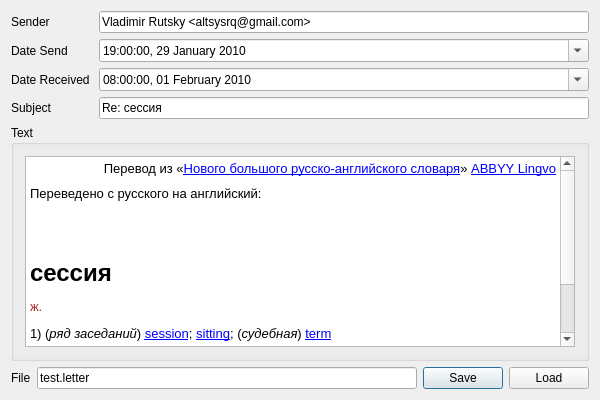
<?xml version="1.0" encoding="UTF-8"?>
<ui version="4.0">
 <class>ComposerDialog</class>
 <widget class="QDialog" name="ComposerDialog">
  <property name="geometry">
   <rect>
    <x>0</x>
    <y>0</y>
    <width>600</width>
    <height>400</height>
   </rect>
  </property>
  <property name="windowTitle">
   <string>ComposerDialog</string>
  </property>
  <layout class="QVBoxLayout" name="verticalLayout">
   <item>
    <layout class="QGridLayout" name="gridLayout_3">
     <item row="0" column="0">
      <widget class="QLabel" name="label">
       <property name="text">
        <string>Sender</string>
       </property>
      </widget>
     </item>
     <item row="0" column="1">
      <widget class="QLineEdit" name="senderEdit">
       <property name="text">
        <string>Vladimir Rutsky &lt;altsysrq@gmail.com&gt;</string>
       </property>
      </widget>
     </item>
     <item row="1" column="0">
      <widget class="QLabel" name="label_2">
       <property name="text">
        <string>Date Send</string>
       </property>
      </widget>
     </item>
     <item row="1" column="1">
      <widget class="QDateTimeEdit" name="sentDateTimeEdit">
       <property name="dateTime">
        <datetime>
         <hour>19</hour>
         <minute>0</minute>
         <second>0</second>
         <year>2010</year>
         <month>1</month>
         <day>29</day>
        </datetime>
       </property>
       <property name="date">
        <date>
         <year>2010</year>
         <month>1</month>
         <day>29</day>
        </date>
       </property>
       <property name="displayFormat">
        <string>hh:mm:ss, dd MMMM yyyy</string>
       </property>
       <property name="calendarPopup">
        <bool>true</bool>
       </property>
      </widget>
     </item>
     <item row="2" column="0">
      <widget class="QLabel" name="label_3">
       <property name="text">
        <string>Date Received </string>
       </property>
      </widget>
     </item>
     <item row="2" column="1">
      <widget class="QDateTimeEdit" name="receiveDateTimeEdit">
       <property name="dateTime">
        <datetime>
         <hour>8</hour>
         <minute>0</minute>
         <second>0</second>
         <year>2010</year>
         <month>2</month>
         <day>1</day>
        </datetime>
       </property>
       <property name="date">
        <date>
         <year>2010</year>
         <month>2</month>
         <day>1</day>
        </date>
       </property>
       <property name="displayFormat">
        <string>hh:mm:ss, dd MMMM yyyy</string>
       </property>
       <property name="calendarPopup">
        <bool>true</bool>
       </property>
      </widget>
     </item>
     <item row="3" column="0">
      <widget class="QLabel" name="label_4">
       <property name="text">
        <string>Subject</string>
       </property>
      </widget>
     </item>
     <item row="3" column="1">
      <widget class="QLineEdit" name="subjectEdit">
       <property name="text">
        <string>Re: сессия</string>
       </property>
      </widget>
     </item>
    </layout>
   </item>
   <item>
    <widget class="QGroupBox" name="groupBox">
     <property name="title">
      <string>Text</string>
     </property>
     <layout class="QGridLayout" name="gridLayout_2">
      <item row="1" column="0">
       <widget class="QTextEdit" name="textEdit">
        <property name="html">
         <string>&lt;!DOCTYPE HTML PUBLIC &quot;-//W3C//DTD HTML 4.0//EN&quot; &quot;http://www.w3.org/TR/REC-html40/strict.dtd&quot;&gt;
&lt;html&gt;&lt;head&gt;&lt;meta name=&quot;qrichtext&quot; content=&quot;1&quot; /&gt;&lt;style type=&quot;text/css&quot;&gt;
p, li { white-space: pre-wrap; }
&lt;/style&gt;&lt;/head&gt;&lt;body style=&quot; font-family:'Sans'; font-size:10pt; font-weight:400; font-style:normal;&quot;&gt;
&lt;table border=&quot;0&quot; style=&quot;-qt-table-type: root; margin-top:4px; margin-bottom:4px; margin-left:4px; margin-right:4px;&quot;&gt;
&lt;tr&gt;
&lt;td style=&quot;border: none;&quot;&gt;
&lt;table border=&quot;0&quot; style=&quot; margin-top:0px; margin-bottom:0px; margin-left:0px; margin-right:0px;&quot; width=&quot;100%&quot; cellspacing=&quot;0&quot; cellpadding=&quot;0&quot;&gt;
&lt;tr&gt;
&lt;td colspan=&quot;2&quot;&gt;
&lt;p align=&quot;right&quot; style=&quot; margin-top:0px; margin-bottom:0px; margin-left:0px; margin-right:0px; -qt-block-indent:0; text-indent:0px;&quot;&gt;Перевод из «&lt;a href=&quot;http://lingvo.yandex.ru/about.xml?d-en-AB&quot;&gt;&lt;span style=&quot; text-decoration: underline; color:#0000ff;&quot;&gt;Нового большого русско-английского словаря&lt;/span&gt;&lt;/a&gt;» &lt;a href=&quot;http://www.lingvo.ru&quot;&gt;&lt;span style=&quot; text-decoration: underline; color:#0000ff;&quot;&gt;ABBYY Lingvo&lt;/span&gt;&lt;/a&gt;&lt;/p&gt;&lt;/td&gt;&lt;/tr&gt;
&lt;tr&gt;
&lt;td colspan=&quot;2&quot; style=&quot; padding-left:0; padding-right:0; padding-top:10; padding-bottom:10;&quot;&gt;
&lt;p style=&quot; margin-top:0px; margin-bottom:0px; margin-left:0px; margin-right:0px; -qt-block-indent:0; text-indent:0px;&quot;&gt;Переведено c русского на английский:&lt;/p&gt;&lt;/td&gt;&lt;/tr&gt;&lt;/table&gt;
&lt;p style=&quot; margin-top:0px; margin-bottom:0px; margin-left:0px; margin-right:0px; -qt-block-indent:0; text-indent:0px;&quot;&gt;&lt;br /&gt;&lt;/p&gt;
&lt;p style=&quot; margin-top:18px; margin-bottom:12px; margin-left:0px; margin-right:0px; -qt-block-indent:0; text-indent:0px;&quot;&gt;&lt;span style=&quot; font-size:xx-large; font-weight:600;&quot;&gt;сессия&lt;/span&gt;&lt;/p&gt;
&lt;p style=&quot; margin-top:0px; margin-bottom:0px; margin-left:0px; margin-right:0px; -qt-block-indent:0; text-indent:0px;&quot;&gt;&lt;span style=&quot; color:#a52a2a;&quot;&gt;ж.&lt;/span&gt;&lt;/p&gt;
&lt;p style=&quot; margin-top:12px; margin-bottom:12px; margin-left:0px; margin-right:0px; -qt-block-indent:0; text-indent:0px;&quot;&gt;1) (&lt;span style=&quot; font-style:italic;&quot;&gt;ряд заседаний&lt;/span&gt;) &lt;a href=&quot;http://lingvo.yandex.ru/en?text=session&quot;&gt;&lt;span style=&quot; text-decoration: underline; color:#0000ff;&quot;&gt;session&lt;/span&gt;&lt;/a&gt;; &lt;a href=&quot;http://lingvo.yandex.ru/en?text=sitting&quot;&gt;&lt;span style=&quot; text-decoration: underline; color:#0000ff;&quot;&gt;sitting&lt;/span&gt;&lt;/a&gt;; (&lt;span style=&quot; font-style:italic;&quot;&gt;судебная&lt;/span&gt;) &lt;a href=&quot;http://lingvo.yandex.ru/en?text=term&quot;&gt;&lt;span style=&quot; text-decoration: underline; color:#0000ff;&quot;&gt;term&lt;/span&gt;&lt;/a&gt;&lt;/p&gt;
&lt;p style=&quot; margin-top:12px; margin-bottom:12px; margin-left:0px; margin-right:0px; -qt-block-indent:0; text-indent:0px;&quot;&gt;&lt;span style=&quot; color:#808080;&quot;&gt;выездная сессия суда — assizes &lt;/span&gt;&lt;span style=&quot; color:#a52a2a;&quot;&gt;pl &lt;/span&gt;&lt;span style=&quot; color:#808080;&quot;&gt;[ə'saɪzɪz]&lt;/span&gt;&lt;/p&gt;
&lt;p style=&quot; margin-top:12px; margin-bottom:12px; margin-left:0px; margin-right:0px; -qt-block-indent:0; text-indent:0px;&quot;&gt;2)&lt;/p&gt;
&lt;p style=&quot; margin-top:12px; margin-bottom:12px; margin-left:0px; margin-right:0px; -qt-block-indent:0; text-indent:0px;&quot;&gt;&lt;span style=&quot; color:#808080;&quot;&gt;экзаменационная сессия — examinations &lt;/span&gt;&lt;span style=&quot; color:#a52a2a;&quot;&gt;pl&lt;/span&gt;&lt;/p&gt;&lt;/td&gt;&lt;/tr&gt;&lt;/table&gt;&lt;/body&gt;&lt;/html&gt;</string>
        </property>
       </widget>
      </item>
     </layout>
    </widget>
   </item>
   <item>
    <layout class="QHBoxLayout" name="horizontalLayout">
     <item>
      <widget class="QLabel" name="label_5">
       <property name="text">
        <string>File</string>
       </property>
      </widget>
     </item>
     <item>
      <widget class="QLineEdit" name="fileName">
       <property name="text">
        <string>test.letter</string>
       </property>
      </widget>
     </item>
     <item>
      <widget class="QPushButton" name="saveButton">
       <property name="enabled">
        <bool>true</bool>
       </property>
       <property name="text">
        <string>Save</string>
       </property>
      </widget>
     </item>
     <item>
      <widget class="QPushButton" name="loadButton">
       <property name="text">
        <string>Load</string>
       </property>
      </widget>
     </item>
    </layout>
   </item>
  </layout>
 </widget>
 <layoutdefault spacing="6" margin="11"/>
 <resources/>
 <connections/>
</ui>
